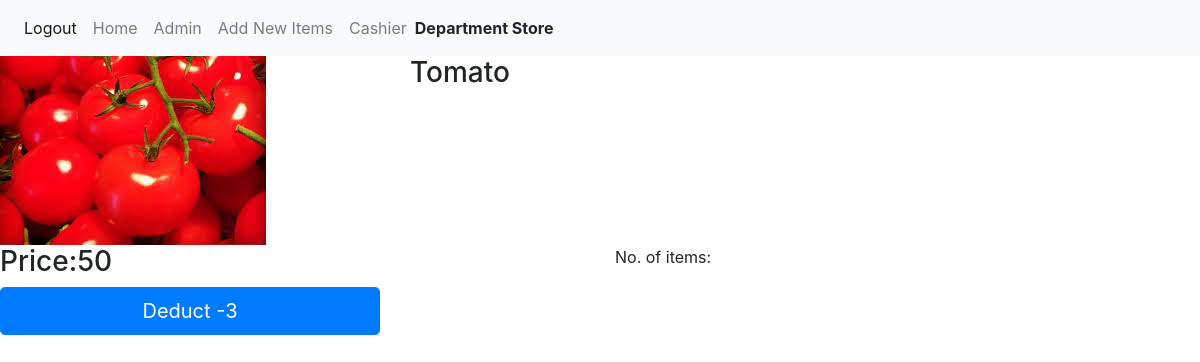
The app's page /products/1 (signed in) with its own data.
### products/models.py (models this page shows, shortened)
class Product(models.Model):
    title = models.CharField(max_length=200)
    pub_date = models.DateTimeField(auto_now_add=True)
    exp_date = models.DateTimeField()
    image = models.ImageField(upload_to='images')
    body = models.TextField()
    price = models.IntegerField(default=1)
    No_of_items = models.IntegerField(default=1)
    hunter = models.ForeignKey(User, on_delete=models.CASCADE)

### products/views.py (the view)
# urls.py: path('<int:product_id>',views.detail,name='detail'),
def detail(request, product_id):
    product = get_object_or_404(Product,pk=product_id)
    return render(request,'products/detail.html',{'product':product})

### products/Templates/products/detail.html (shortened to what this page needs)
{% extends 'base.html' %}
{% block content %}
<div class="row">
    <div class="col-4">
        <img src="{{ product.image.url }}" class="img-fluid" />
    </div>
    <div class="col-6">
        <h3>{{product.title}}</h3>
    </div>
    <div class="col-6">
        <h3>Price:{{product.price}}</h3>
    </div>
    <div class="col-4">
        <a>No. of items: {{p.No_of_items}}</a>
    </div>
    <div class="col-4">
        <a href="javascript:{document.getElementById('deduct').submit()}"><button class="btn btn-primary btn-lg btn-block">Deduct {{product.No_of_items}}</button></a>
    </div>
</div>
{% endblock %}

### records on screen
Product: image (picture), title "Tomato", price "50", No_of_items "-3"
